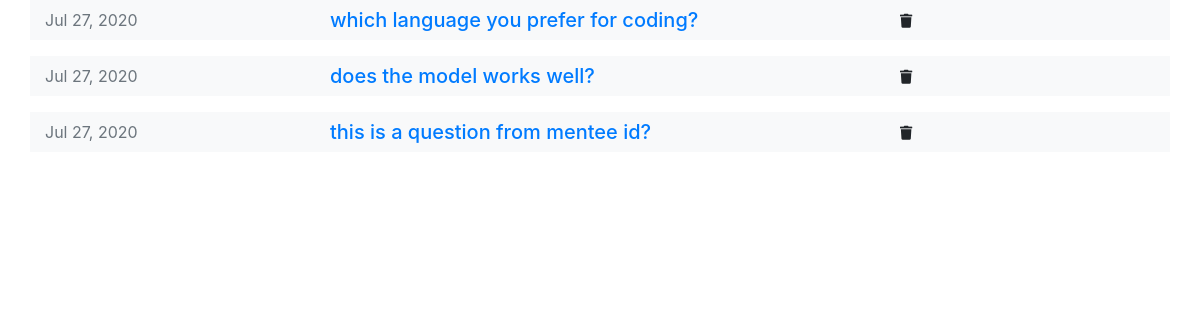
The app's page /public/forum/my_questions (signed in) with its own data.
### public_forum/models.py (models this page shows)
class questions(models.Model): #questions in the public forum
    user = models.CharField(max_length=25)
    name = models.CharField(max_length=25)
    posted_time = models.DateTimeField()
    question = models.CharField(max_length=30)
    description = models.CharField(max_length=100,blank=True)
    report = models.IntegerField()

### public_forum/views.py (the view)
# urls.py: path('my_questions',my_questions_view),
def my_questions_view(request):
    user = request.session.get('username', 'null')
    if user == 'null':
        return redirect('user_login')
    else:
        ques = questions.objects.filter(user=user).order_by('-posted_time')
        for que in ques:
            que.posted_time = time_convert(que.posted_time)
        if len(ques) != 0:
            exist = True
        else:
            exist = False  # No questions to be displayed
        auth_uname = request.session.get('username',None)
        auth_uid = request.session.get('id',None)
        auth_role = request.session.get('role',None)
        context = {
            'questions': ques,
            'exist': exist,
            'auth_uname' : auth_uname,
            'auth_uid' : auth_uid,
            'auth_role' : auth_role
        }
        return render(request, 'public_forum/my_questions.html', context)

### public_forum/fun.py (called while the page is built)
def time_convert(posted_time):
    today = timezone.localtime().date()
    posted_time = timezone.localtime(value=posted_time)
    if today == posted_time.date():
        posted_time = posted_time.strftime('Today %I:%M %p')
    else:
        posted_time = posted_time.strftime('%b %d, %Y')
    return posted_time

### templates/public_forum/my_questions.html (shortened to what this page needs)
{% extends 'base.html' %}
{% block header %}
<link rel="stylesheet" href="https://use.fontawesome.com/releases/v5.7.0/css/all.css">
{% endblock %}
{% block content %}
	{% if exist %}
	{% for question in questions %}
	<div class="container">
		<div class="row mb-3 bg-light">
			<div class="col-12 col-lg-3 text-muted time-col pt-2">
				    <time>{{question.posted_time}}</time>
			</div>
		    <div class="col-9 col-lg-6 my-questions-col pt-2">
				<h5><a href="./{{question.id}}">{{question.question}}</a></h5>
			</div>
			<div class="col-2 pt-2">
				<i type="button" onclick="set_id_for_modalbox('{{question.id}}')" class="fas fa-trash fa-sm delete-icon"></i>
			</div>
		</div>
	</div>
	{% endfor %}
	{% else %}
	<div class="d-flex justify-content-center align-items-center" style="height:100vh">
		<h1 class="font-weight-bold d-none d-lg-block">No Questions Posted Yet</h1>
		<h5 class="d-lg-none">No Questions Posted Yet</h5>
	</div>
	{% endif %}
{% endblock %}

### records on screen
questions: posted_time "Jul 27, 2020", question "which language you prefer for coding?"
questions: posted_time "Jul 27, 2020", question "does the model works well?"
questions: posted_time "Jul 27, 2020", question "this is a question from mentee id?"
